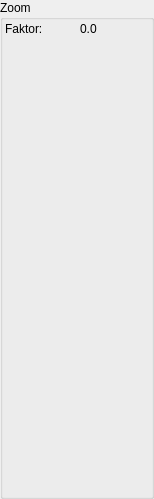
<ui version="4.0" >
 <author></author>
 <comment></comment>
 <exportmacro></exportmacro>
 <class>WidgetToolZoom</class>
 <widget class="QWidget" name="WidgetToolZoom" >
  <property name="geometry" >
   <rect>
    <x>0</x>
    <y>0</y>
    <width>154</width>
    <height>499</height>
   </rect>
  </property>
  <property name="windowTitle" >
   <string>Form</string>
  </property>
  <layout class="QGridLayout" >
   <property name="margin" >
    <number>0</number>
   </property>
   <property name="spacing" >
    <number>5</number>
   </property>
   <item row="0" column="0" >
    <widget class="QGroupBox" name="groupBox" >
     <property name="title" >
      <string>Zoom</string>
     </property>
     <property name="flat" >
      <bool>true</bool>
     </property>
     <layout class="QGridLayout" >
      <property name="margin" >
       <number>2</number>
      </property>
      <property name="spacing" >
       <number>5</number>
      </property>
      <item row="1" column="0" colspan="2" >
       <spacer>
        <property name="orientation" >
         <enum>Qt::Vertical</enum>
        </property>
        <property name="sizeHint" >
         <size>
          <width>121</width>
          <height>202</height>
         </size>
        </property>
       </spacer>
      </item>
      <item row="0" column="1" >
       <widget class="QLabel" name="label_Zoom" >
        <property name="text" >
         <string>0.0</string>
        </property>
       </widget>
      </item>
      <item row="0" column="0" >
       <widget class="QLabel" name="label" >
        <property name="text" >
         <string>Faktor:</string>
        </property>
       </widget>
      </item>
     </layout>
    </widget>
   </item>
  </layout>
 </widget>
 <pixmapfunction></pixmapfunction>
 <resources/>
 <connections/>
</ui>
